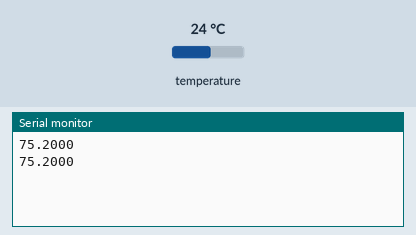
Bench run of a sketch on a simulated Arduino Uno, built with avr-gcc and run on an emulated ATmega328P. Parts: the last lines printed to the serial monitor. The test bench sets the inputs (shaded band); at power-on: temperature 24 °C.

Above: at 3.0 s.
3.1 s: temperature set to 12 °C
At 5.5 s:
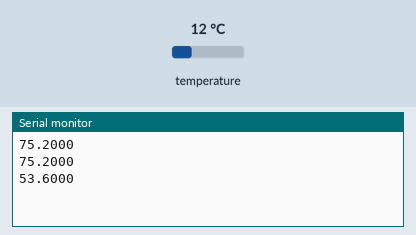
6.1 s: temperature set to 19 °C
At 7.9 s:
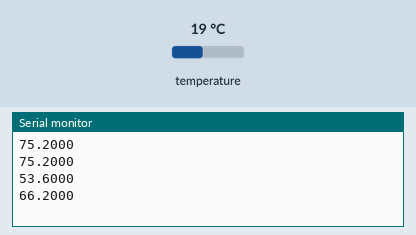
Timing chart, 0 to 9.4 s (numbered marks = the images above; inputs shaded):
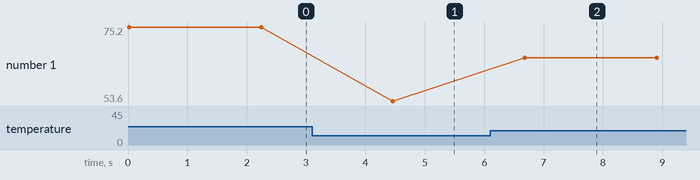

Measured:
- after the input at 3.1 s, the serial monitor: prints a new line after 1.4 s (image 1)
- after the input at 6.1 s, the serial monitor: prints a new line after 0.58 s (image 2)
- plotted number 1: 75.2 → 53.6 after the input at 3.1 s, 53.6 → 66.2 after the input at 6.1 s

The sketch:

Temp.ino
```cpp
#include <Wire.h>
#include "Adafruit_MCP9808.h"

// Create the MCP9808 temperature sensor object
Adafruit_MCP9808 tempsensor = Adafruit_MCP9808();

void setup() {
  Serial.begin(9600);
  while (!Serial); //waits for serial terminal to be open, necessary in newer arduino boards.

  // Make sure the sensor is found, you can also pass in a different i2c
  // address with tempsensor.begin(0x19) for example, also can be left in blank for default address use
  // Also there is a table with all addres possible for this sensor, you can connect multiple sensors
  // to the same i2c bus, just configure each sensor with a different address and define multiple objects for that
  //  A2 A1 A0 address
  //  0  0  0   0x18  this is the default address
  //  0  0  1   0x19
  //  0  1  0   0x1A
  //  0  1  1   0x1B
  //  1  0  0   0x1C
  //  1  0  1   0x1D
  //  1  1  0   0x1E
  //  1  1  1   0x1F

  if (!tempsensor.begin(0x18)) {
    Serial.println("Error");
    while (1);
  }

  tempsensor.setResolution(3); // sets the resolution mode of reading, the modes are defined in the table bellow:
  // Mode Resolution SampleTime
  //  0    0.5°C       30 ms
  //  1    0.25°C      65 ms
  //  2    0.125°C     130 ms
  //  3    0.0625°C    250 ms
}

void loop() {
  tempsensor.wake();   // wake up, ready to read!

  // Read and print out the temperature, also shows the resolution mode used for reading.
  float f = tempsensor.readTempF();
  Serial.println(f, 4);

  delay(2000);
  tempsensor.shutdown_wake(1); // shutdown MSP9808 - power consumption ~0.1 mikro Ampere, stops temperature sampling
  delay(200);
}
```
